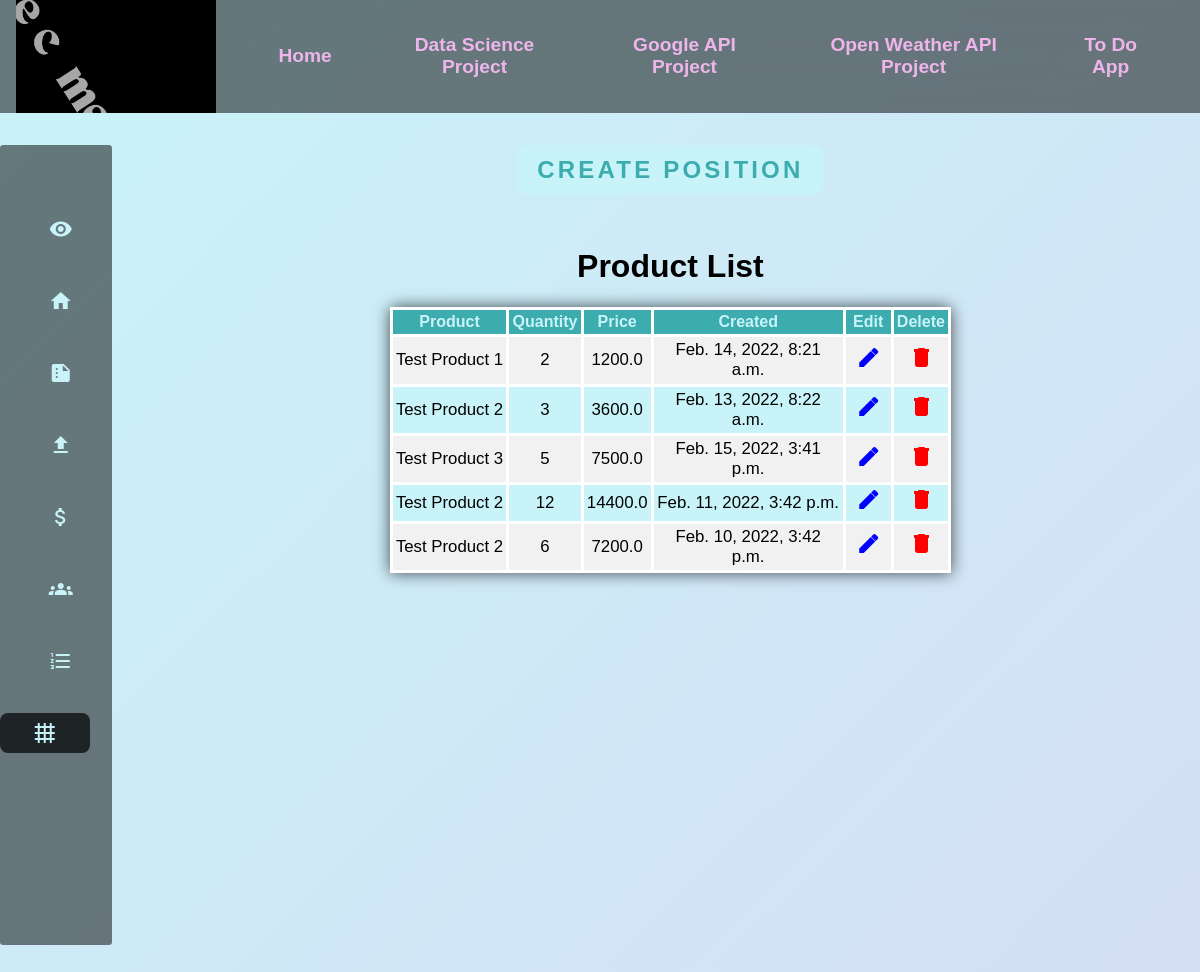
/datascience/position_list/, run on an earlier commit of the app's database.
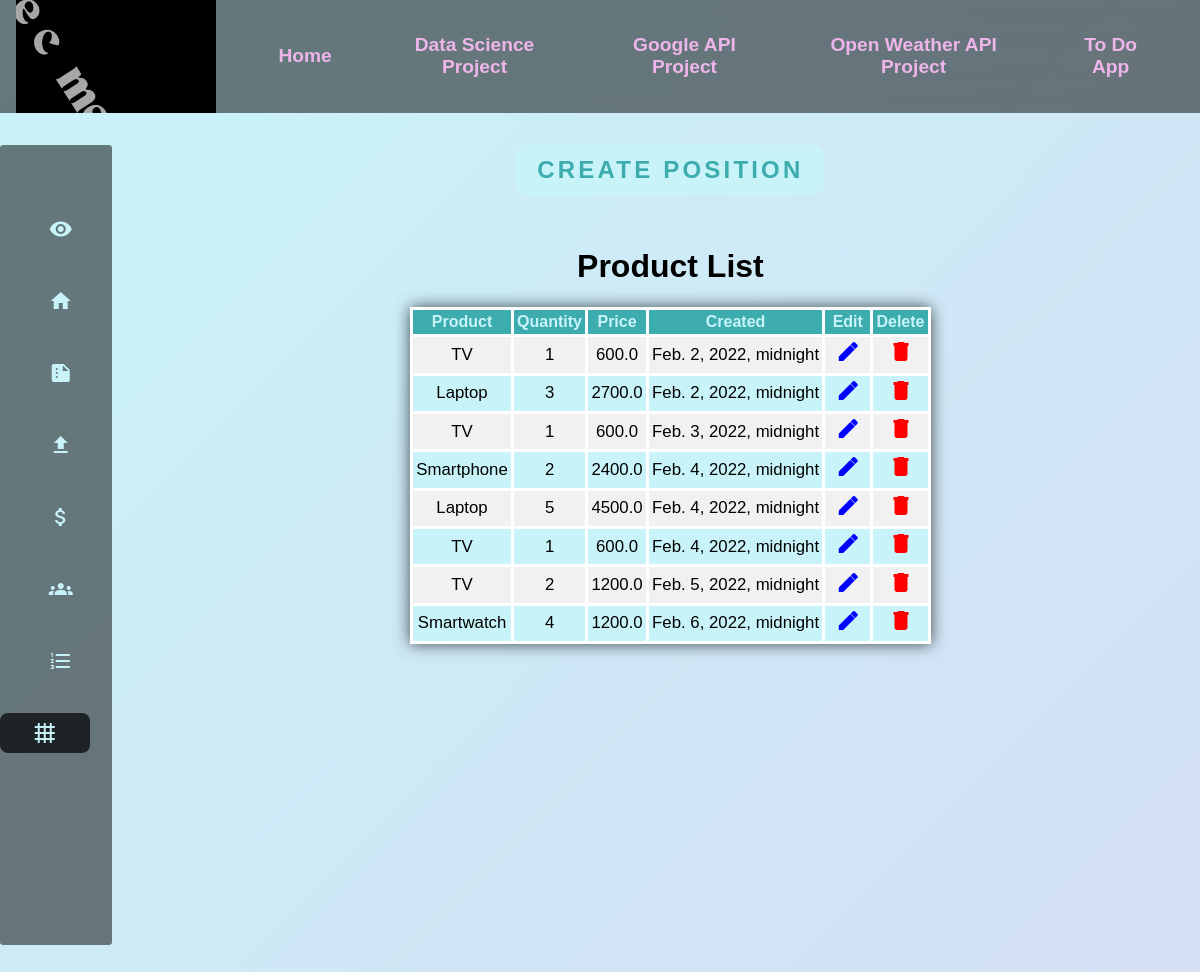
And on a later commit of the database.
### datascience/models.py (models this page shows, shortened)
class Position(models.Model):
    product = models.ForeignKey(Product, limit_choices_to={'is_active': True}, on_delete=models.CASCADE)
    quantity = models.PositiveIntegerField()
    price = models.FloatField(blank=True, null=True) # the price represents the result of "product" multiplied by "quantity"
    is_active = models.BooleanField(default=True)
    created = models.DateTimeField(blank=True, null=True) # blank=True, null=True in order to see them in Django admin

class Product(models.Model):
    name = models.CharField(max_length=100)
    price = models.FloatField()
    is_active = models.BooleanField(default=True)
    created = models.DateTimeField(auto_now_add=True)
    updated = models.DateTimeField(auto_now=True)
    def __str__(self) -> str:
        return f"{self.name}"

### datascience/views.py (the view)
# urls.py: path("position_list/", views.PositionListView.as_view(), name="position_list"),
class PositionListView(ListView):
    model = Position
    template_name = "datascience/position/position_list.html"
    def get_queryset(self):
        return self.model.objects.filter(is_active=True)

### templates/datascience/position/position_list.html (shortened to what this page needs)
{% extends 'partials/datascience_dashboard.html' %}
{% load static %}
{% block dash %}
<div class="align-center">
    <div class="buttons-container">
        <a class="submit-neon" href="{% url 'datascience:position_create' %}">
            Create Position
        </a>
    </div>
    <h1>Product List</h1>
    <table>
        <thead>
            <tr>
                <th>Product</th>
                <th>Quantity</th>
                <th>Price</th>
                <th>Created</th>
                <th>Edit</th>
                <th>Delete</th>
            </tr>
        </thead>
        <tbody>
            {% for obj in object_list %}
            <tr>
                <td>{{obj.product}}</td>
                <td>{{obj.quantity}}</td>
                <td>{{obj.price}}</td>
                <td>{{obj.created}}</td>
                <td>
                    <a style="color:blue" href="{% url 'datascience:position_update' obj.id %}">
                        <span class="material-icons">
                        </span>
                    </a>
                </td>
                <td>
                    <a style="color:red" href="{% url 'datascience:position_delete' obj.id %}">
                        <span class="material-icons">
                        </span>
                    </a>
                </td>
            </tr>
            {% endfor %}
        </tbody>
    </table>
</div>
{% endblock dash %}

What changed in the data, as far as the page shows it:
removed Position: product "Test Product 1", quantity "2", price "1200.0", created "Feb. 14, 2022, 8:21 a.m."
removed Position: product "Test Product 2", quantity "3", price "3600.0", created "Feb. 13, 2022, 8:22 a.m."
removed Position: product "Test Product 3", quantity "5", price "7500.0", created "Feb. 15, 2022, 3:41 p.m."
removed Position: product "Test Product 2", quantity "12", price "14400.0", created "Feb. 11, 2022, 3:42 p.m."
removed Position: product "Test Product 2", quantity "6", price "7200.0", created "Feb. 10, 2022, 3:42 p.m."
added Position: product "TV", quantity "1", price "600.0", created "Feb. 2, 2022, midnight"
added Position: product "Laptop", quantity "3", price "2700.0", created "Feb. 2, 2022, midnight"
added Position: product "TV", quantity "1", price "600.0", created "Feb. 3, 2022, midnight"
added Position: product "Smartphone", quantity "2", price "2400.0", created "Feb. 4, 2022, midnight"
added Position: product "Laptop", quantity "5", price "4500.0", created "Feb. 4, 2022, midnight"
added Position: product "TV", quantity "1", price "600.0", created "Feb. 4, 2022, midnight"
added Position: product "TV", quantity "2", price "1200.0", created "Feb. 5, 2022, midnight"
added Position: product "Smartwatch", quantity "4", price "1200.0", created "Feb. 6, 2022, midnight"
